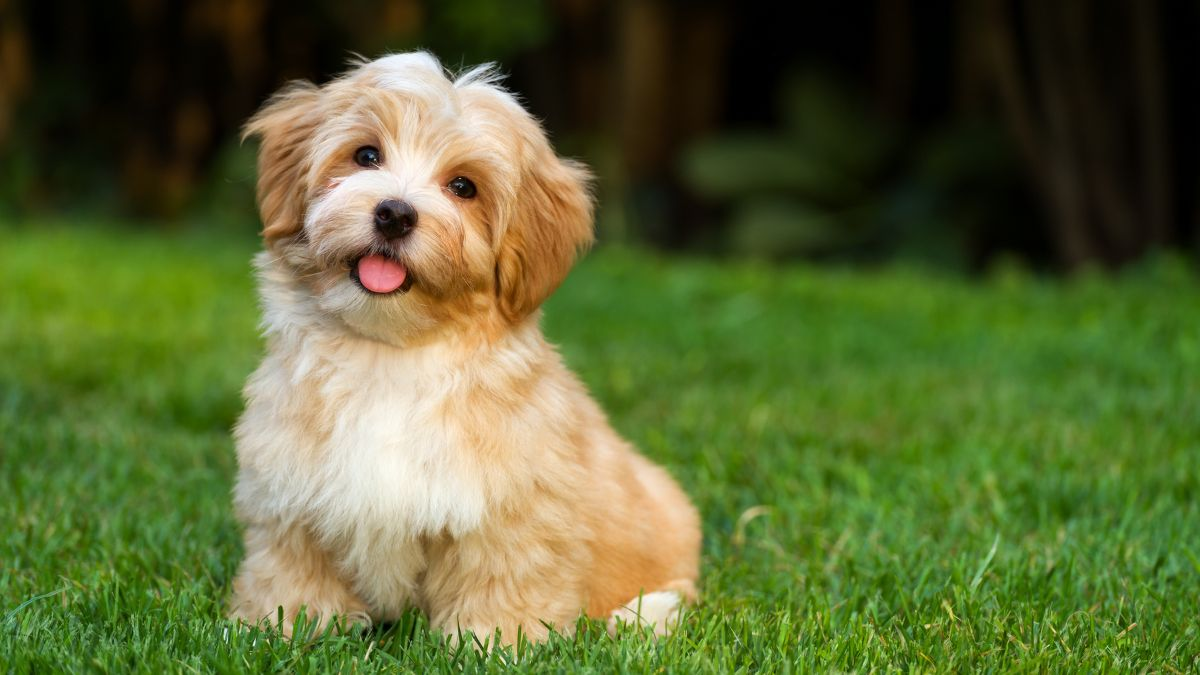
#> input picture Lab1/dog.png, 1200 x 675 px
$ jupyter execute BT1.ipynb
#> lines starting #> are read from the running program, lines starting #| are printed output that depends on the picture
<!-- 1) Viết chương trình nạp 1 ảnh và lưu thành 3 ảnh 3 màu khác nhau. -->

[cell 1]
from PIL import Image
import numpy as np
img = Image.open("dog.png")
#> img is the input picture: PIL image 1200x675 RGB; mean R, G, B 90.6, 103, 51.5
img.show()

[cell 2]
import numpy as np
import imageio.v2 as iio
import matplotlib.pylab as plt
from skimage import io
data = io.imread('dog.png', as_gray = True)
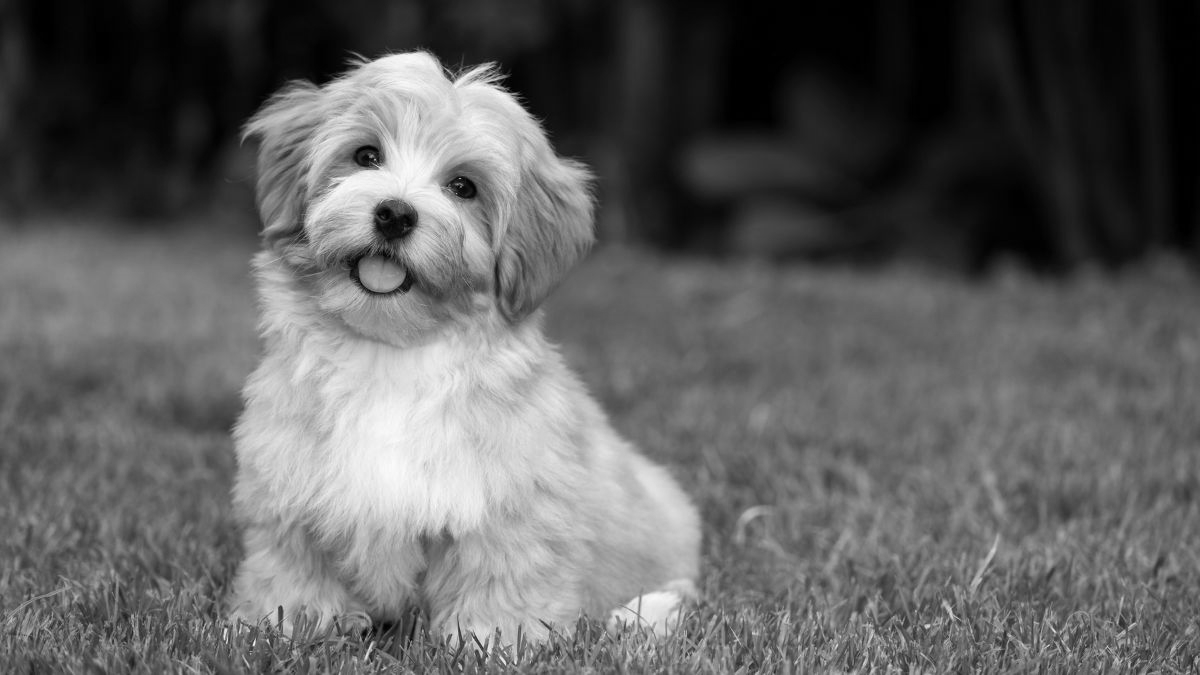
#> data: shape (675, 1200) float64; min 0, max 0.99, mean 0.379
plt.imshow(data,cmap='gray')
plt.show()

[cell 3]
import numpy as np
import imageio.v2 as iio
import matplotlib.pylab as plt
data = iio.imread('dog.png')
bdata = (data[:,:,1] + data[:,:,2])
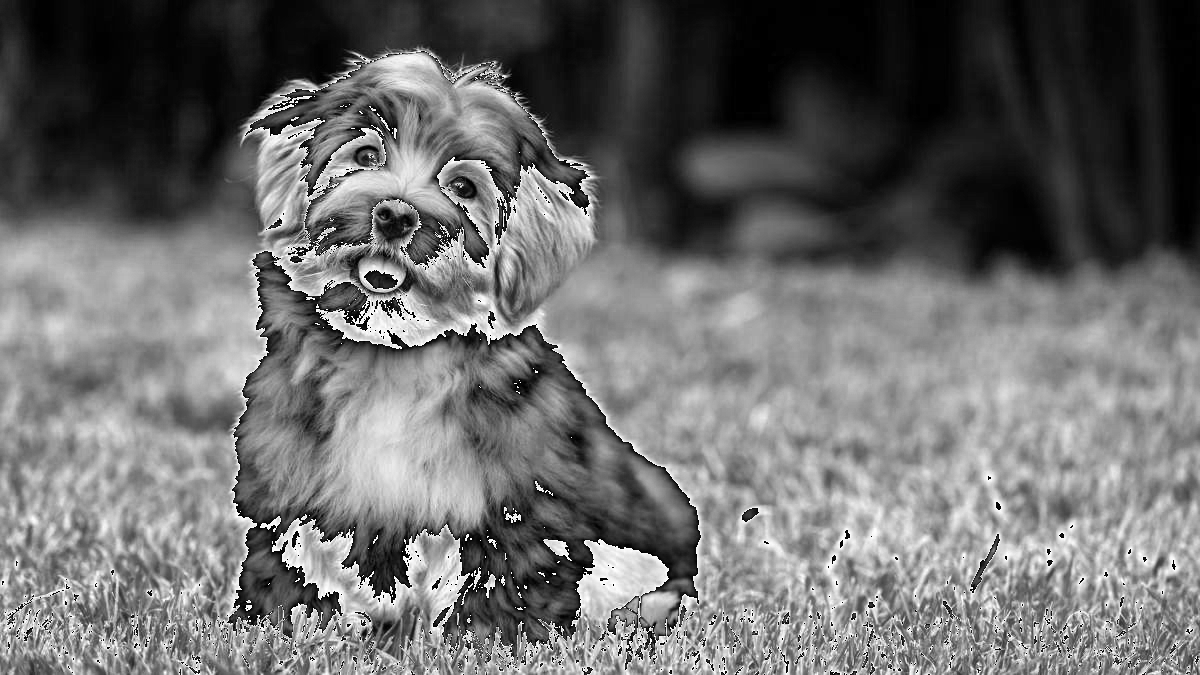
#> bdata: shape (675, 1200); min 0, max 255, mean 108.6
plt.imshow(bdata)
plt.show
